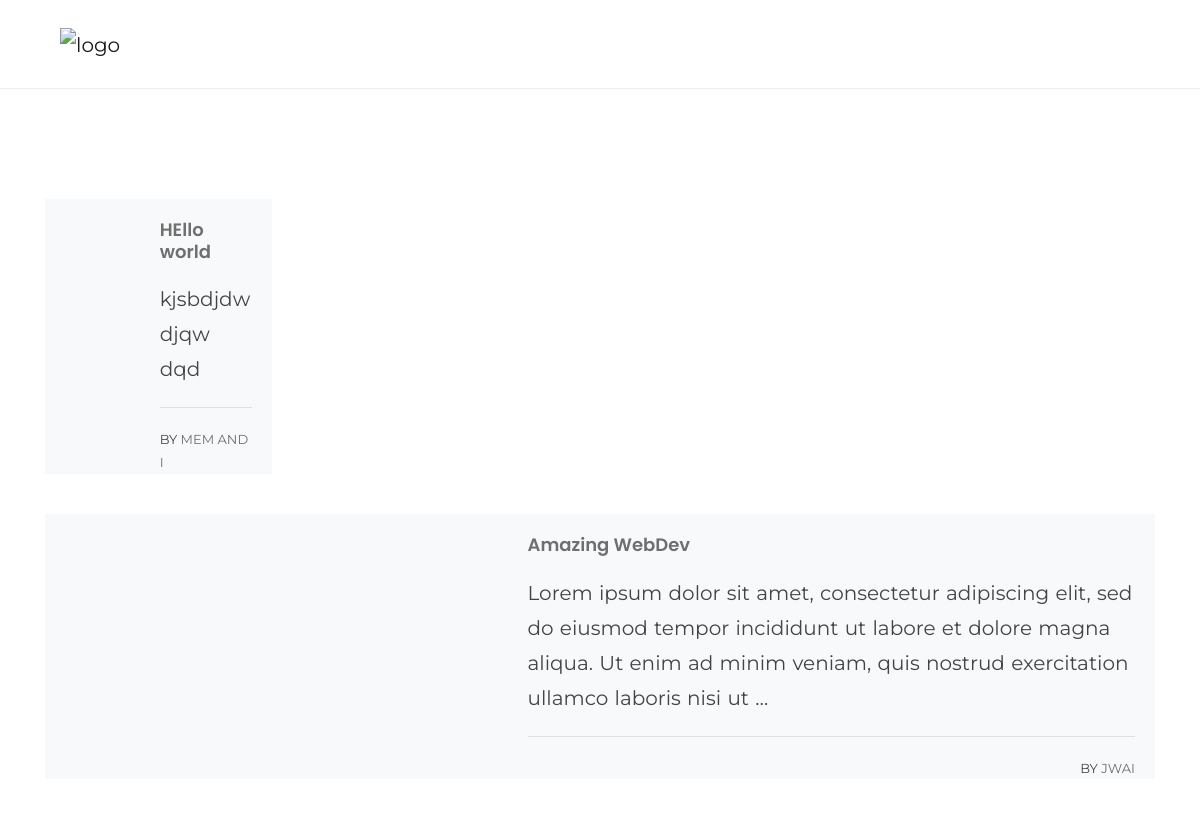
/blogs/ (upper part), run on an earlier commit of the app's database.
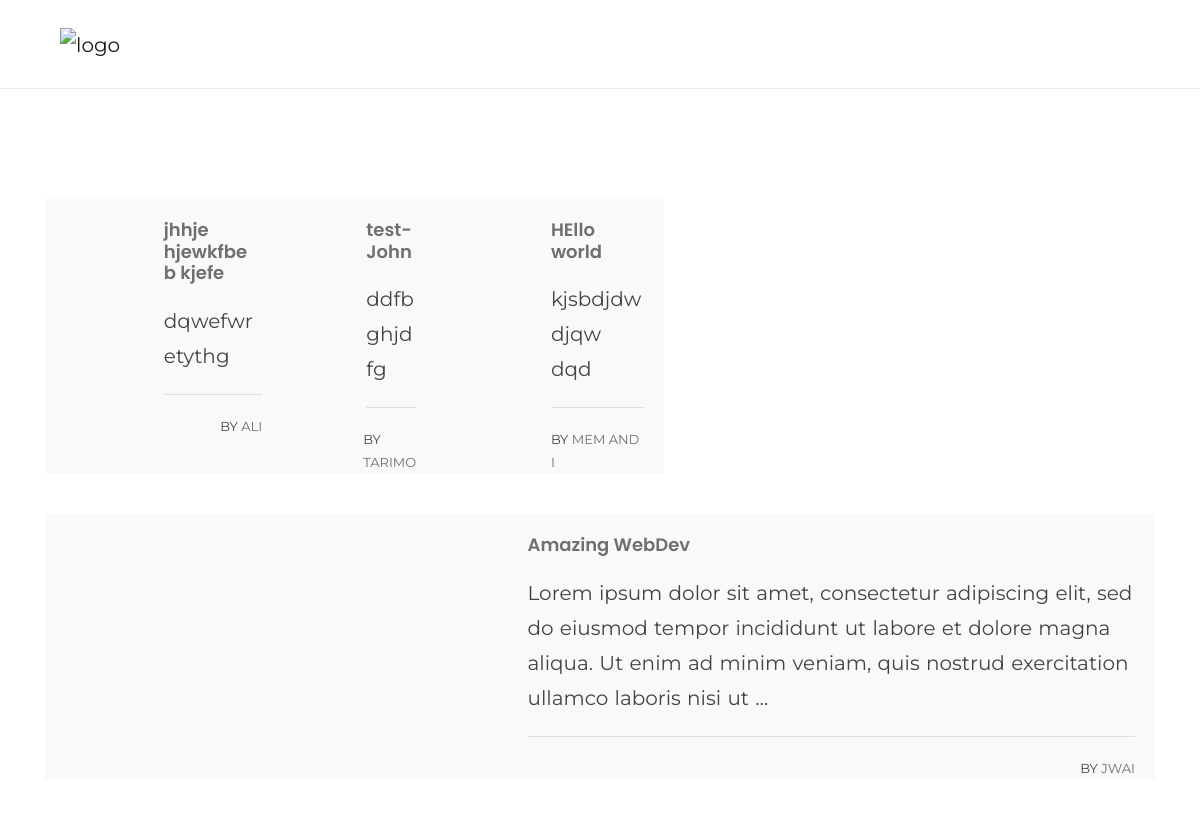
And on a later commit of the database.
### research_site/models.py (models this page shows, shortened)
class Post(models.Model):
	title = models.CharField(max_length=200)
	author = models.CharField(max_length=200)
	content = models.TextField()
	created_date = models.DateTimeField(auto_now_add=True,verbose_name="Creation Date")
	post_image = models.FileField(upload_to='posts', blank = True,null = True,verbose_name="Add Photos to Article")
	slug = models.SlugField(unique=True, blank=True, null=True)
	class Meta:
		ordering = ['-created_date']

### research_site/views.py (the view)
# urls.py: path('blogs/', BlogView.as_view(), name='blogs'),
class BlogView(ListView):
    model = Post
    template_name = 'blog.html'
    context_object_name = "blogs"

### templates/blog.html (shortened to what this page needs)
{% extends "base.html" %}
{% load static %}
{% block content %}
<div class="row">
  {% for blog in blogs %}
  <div class="card margin-40px-bottom border-0 bg-light rounded-0">
      <div class="row no-gutters list-blog">
          <div class="col-md-5">
            {% if blog.post_image %}
              <div class="bg-img cover-background h-100 min-height-250" data-overlay-dark="0" data-background="{{ blog.post_image.url }}"></div>
            {% else %}
            <div class="bg-img cover-background h-100 min-height-250" data-overlay-dark="0" data-background="{% static '../media/projects/tress.jpg' %}"></div>
            {% endif %}
          </div>
          <div class="col-md-7">
              <div class="card-body">
                  <h5><a href="{% url 'blog_detail' blog.slug %}">{{ blog.title }}</a></h5>
                  <p>{{ blog.content|truncatechars:200 }}</p>
                  <div class="meta">
                      <span class="author">By <a href="#!">{{ blog.author }}</a></span>
                  </div>
              </div>
          </div>
      </div>
  </div>
  {% endfor %}
</div>
{% endblock %}

What changed in the data, as far as the page shows it:
added Post: title "jhhje hjewkfbe b kjefe", content "dqwefwretythg", author "ALI"
added Post: title "test-John", content "ddfbghjdfg", author "TARIMO"
